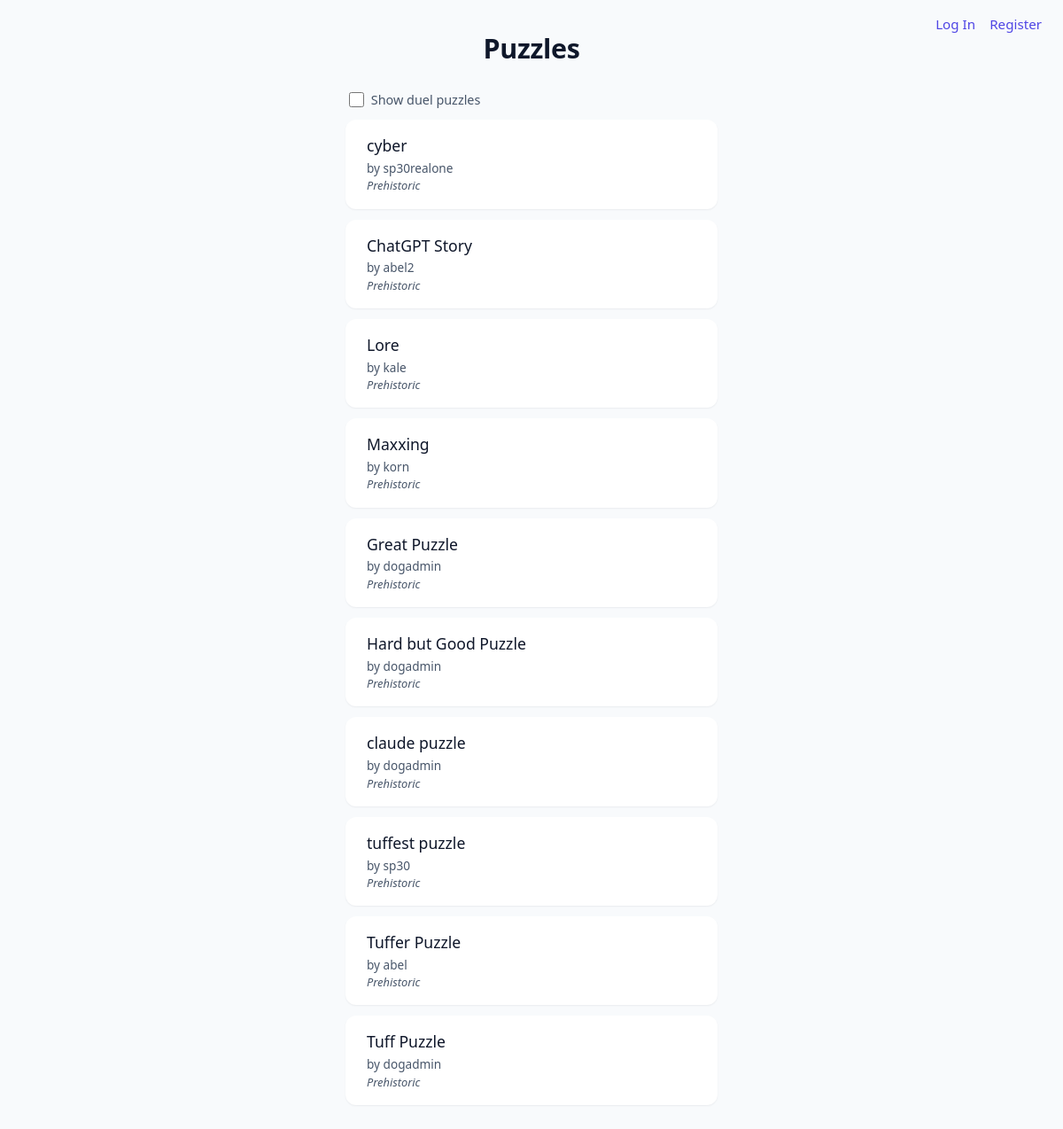
Before: / with the older database file.
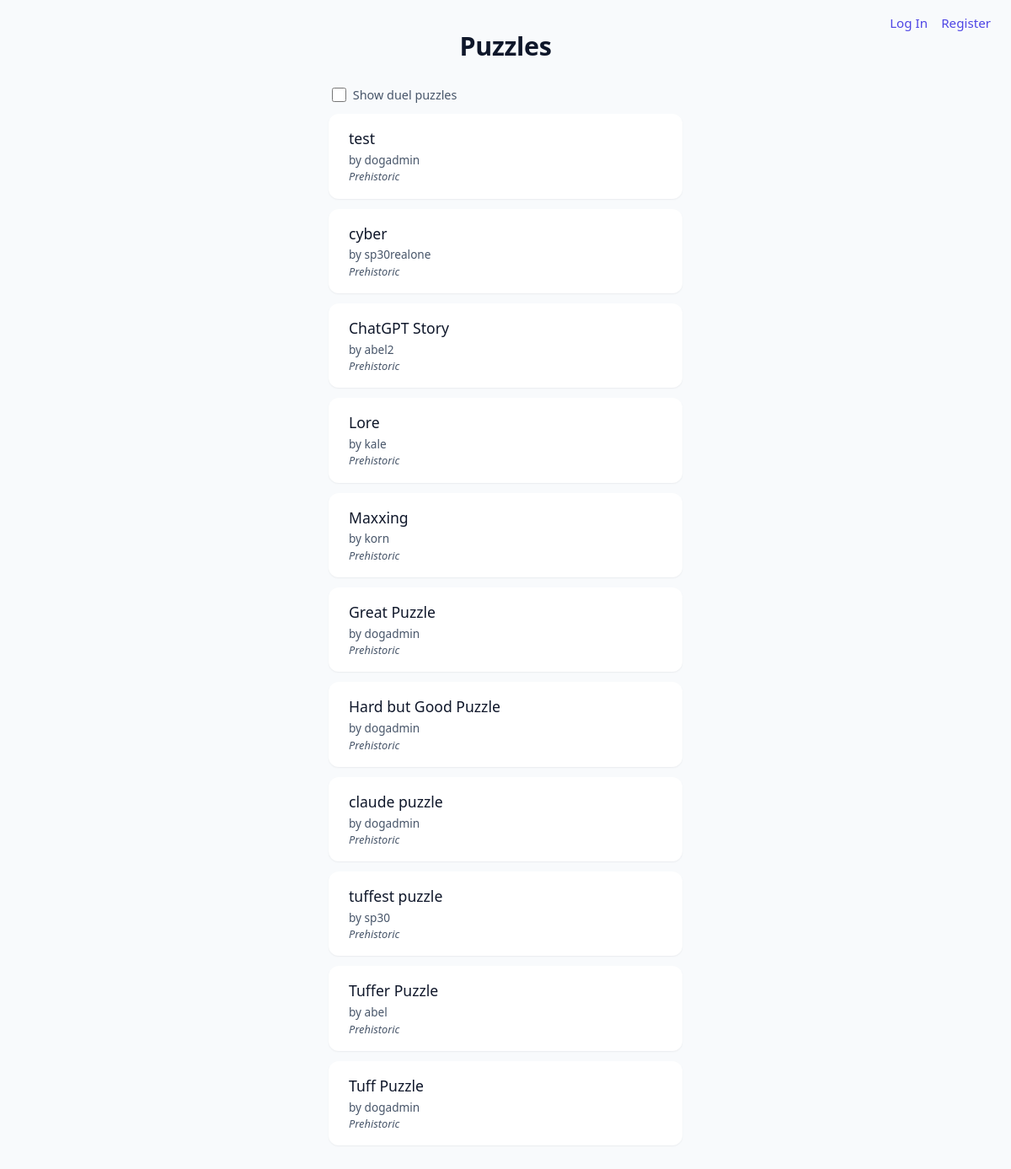
After: the same page with the newer database file.
### game/models.py (models this page shows, shortened)
class Puzzle(models.Model):
    name = models.CharField(max_length=200)
    created_by = models.ForeignKey(
        settings.AUTH_USER_MODEL, on_delete=models.SET_NULL, null=True, blank=True, related_name="puzzles",
    )
    for_duel = models.BooleanField(default=False)
    pinned = models.BooleanField(default=False)
    created_at = models.DateTimeField(auto_now_add=True, null=True, blank=True)

### game/views.py (the view, shortened to what this page needs)
# urls.py: path("", views.puzzle_list, name="puzzle_list"),
def puzzle_list(request):
    puzzles = list(Puzzle.objects.select_related("created_by").order_by("-pinned", "-pk"))
    has_duel_puzzles = any(p.for_duel for p in puzzles)
    dropdown_puzzles = sorted(puzzles, key=lambda p: p.for_duel)
    completed_ids = set()
    incoming_invites = []
    outgoing_invite = None
    active_duel = None
    recent_opponents = []
    return render(request, "game/puzzle_list.html", {
        "puzzles": puzzles,
        "dropdown_puzzles": dropdown_puzzles,
        "completed_ids": completed_ids,
        "available_models": available_local_models(),
        "incoming_invites": incoming_invites,
        "outgoing_invite": outgoing_invite,
        "active_duel": active_duel,
        "has_duel_puzzles": has_duel_puzzles,
        "recent_opponents": recent_opponents,
    })

### game/generators.py (called while the page is built)
def available_local_models():
    return {
        key: label
        for key, label in AVAILABLE_MODELS.items()
        if os.path.exists(os.path.join(DATA_DIR, f"{key}.kv"))
    }

### game/templatetags/timeago.py (called while the page is built, shortened)
@register.filter
def timeago(value):
    if value is None:
        return "Prehistoric"

### game/templates/game/puzzle_list.html (shortened to what this page needs)
{% extends "game/base.html" %}
{% load timeago %}
{% block body %}
<div class="page">
  <div class="nav">
    {% if user.is_authenticated %}
      <span>{{ user.username }}</span>
      <form method="post" action="{% url 'logout' %}">{% csrf_token %}<button type="submit">Log Out</button></form>
    {% else %}
      <a href="{% url 'login' %}">Log In</a>
      <a href="{% url 'register' %}">Register</a>
    {% endif %}
  </div>
  <h1>Puzzles</h1>
  <div class="tab-panel active" id="panel-puzzles">
    {% if has_duel_puzzles %}
      <label class="duel-filter">
        <input type="checkbox" id="show-duel-toggle">
        Show duel puzzles
      </label>
    {% endif %}
    <div class="puzzle-list" id="puzzle-list">
      {% for p in puzzles %}
        <div class="puzzle-item{% if p.for_duel %} puzzle-item--duel{% endif %}{% if p.pinned %} is-pinned{% endif %}" data-puzzle-id="{{ p.pk }}">
          <a class="puzzle-link" href="{% url 'puzzle' p.pk %}">
            {{ p.name }}
            {% if p.created_by %}<span class="author-line">by {{ p.created_by.username }}</span>{% endif %}
            <span class="created-line">{{ p.created_at|timeago }}</span>
          </a>
        </div>
      {% empty %}
        <p class="empty">No puzzles yet.</p>
      {% endfor %}
    </div>
  </div>
</div>
{% endblock %}

### game/templates/game/base.html (shortened to what this page needs)
{% load static %}<!DOCTYPE html>
<html lang="en">
<head>
  <link rel="stylesheet" href="{% static 'game/site.css' %}">
</head>
<body>
{% block body %}{% endblock %}
</body>
</html>

### game/static/game/site.css (style rules this page uses)
:root { --color-bg: #f8fafc; --color-surface: #ffffff; --color-surface-2: #f1f5f9; --color-border: #e2e8f0; --color-border-strong: #cbd5e1; --color-text: #0f172a; --color-text-muted: #475569; --color-text-subtle: #94a3b8; --color-primary: #4f46e5; --color-primary-hover: #4338ca; --color-primary-soft: #eef2ff; --color-primary-soft-2: #e0e7ff; --color-primary-text: #4338ca; --color-success: #10b981; --color-success-soft: #d1fae5; --color-success-soft-2: #a7f3d0; --color-success-text: #065f46; --color-danger: #ef4444; --color-danger-hover: #dc2626; --color-danger-soft: #fef2f2; --color-danger-soft-2: #fee2e2; --color-danger-text: #b91c1c; --color-warn: #f59e0b; --color-warn-2: #d97706; --color-warn-soft: #fef3c7; --color-warn-text: #92400e; --color-orange: #f97316; --space-1: 0.25rem; --space-2: 0.5rem; --space-3: 0.75rem; --space-4: 1rem; --space-5: 1.5rem; --space-6: 2rem; --space-7: 3rem; --radius-sm: 0.375rem; --radius-md: 0.5rem; --radius-lg: 0.75rem; --radius-pill: 9999px; --shadow-sm: 0 1px 2px rgb(15 23 42 / 0.06); --shadow-md: 0 4px 12px rgb(15 23 42 / 0.08); --shadow-lg: 0 12px 32px rgb(15 23 42 / 0.14); --touch-min: 44px; --font-sans: system-ui, -apple-system, "Segoe UI", Roboto, "Helvetica Neue", Arial, sans-serif; --t-fast: 0.15s; --t-base: 0.2s; }
*, *::before, *::after { box-sizing: border-box; margin: 0; padding: 0; }
html { -webkit-text-size-adjust: 100%; }
body { font-family: var(--font-sans); font-size: 1rem; line-height: 1.5; color: var(--color-text); background: var(--color-bg); min-height: 100vh; -webkit-font-smoothing: antialiased; -moz-osx-font-smoothing: grayscale; }
h1 { font-size: clamp(1.5rem, 4vw, 1.9rem); font-weight: 700; letter-spacing: -0.01em; margin-bottom: var(--space-5); }
a { color: var(--color-primary); text-decoration: none; }
.page { position: relative; min-height: 100vh; display: flex; flex-direction: column; align-items: center; padding: clamp(1rem, 4vw, 2rem); }
.nav { position: absolute; top: var(--space-4); right: var(--space-5); font-size: 0.95rem; display: flex; align-items: center; gap: var(--space-4); }
.nav a { color: var(--color-primary); }
label { display: block; font-weight: 500; margin-bottom: var(--space-1); color: var(--color-text); }
input[type="checkbox"] { width: 1.05rem; height: 1.05rem; accent-color: var(--color-primary); }
.tab-panel { width: 100%; max-width: 420px; display: none; }
.tab-panel.active { display: block; }
.puzzle-list { display: flex; flex-direction: column; gap: var(--space-3); width: 100%; max-width: 420px; }
.puzzle-link { display: block; position: relative; padding: var(--space-4) var(--space-5); padding-right: calc(var(--space-5) + 2 * var(--touch-min)); background: var(--color-surface); border-radius: var(--radius-lg); text-decoration: none; color: var(--color-text); font-size: 1.1rem; font-weight: 500; box-shadow: var(--shadow-sm); transition: box-shadow var(--t-fast), transform var(--t-fast); }
.author-line { display: block; font-size: 0.85rem; font-weight: 400; color: var(--color-text-muted); margin-top: 0.15rem; }
.created-line { display: block; font-size: 0.8rem; font-weight: 400; color: var(--color-text-muted); font-style: italic; }
.puzzle-item { position: relative; }
.duel-filter { display: flex; align-items: center; gap: var(--space-2); margin-bottom: var(--space-3); font-size: 0.9rem; color: var(--color-text-muted); align-self: flex-start; width: 100%; max-width: 420px; padding-left: var(--space-1); }

Changed rows visible on the page:
added Puzzle: name "test", created_by.username "dogadmin", created_at "Prehistoric"
